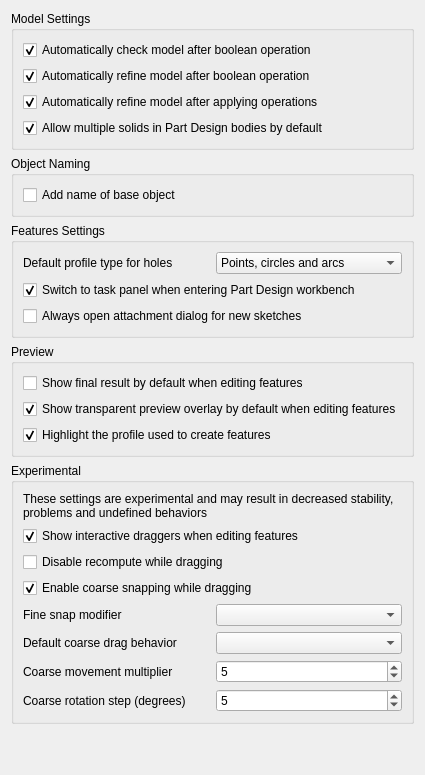
<?xml version="1.0" encoding="UTF-8"?>
<ui version="4.0">
 <class>PartGui::DlgSettingsGeneral</class>
 <widget class="QWidget" name="PartGui::DlgSettingsGeneral">
  <property name="minimumSize">
   <size>
    <width>400</width>
    <height>500</height>
   </size>
  </property>
  <property name="windowTitle">
   <string>General</string>
  </property>
  <layout class="QVBoxLayout" name="verticalLayout">
   <item>
    <widget class="QGroupBox" name="groupBox_2">
     <property name="title">
      <string>Model Settings</string>
     </property>
     <layout class="QGridLayout" name="gridLayout">
      <item row="0" column="0">
       <widget class="Gui::PrefCheckBox" name="checkBooleanCheck">
        <property name="sizePolicy">
         <sizepolicy hsizetype="Preferred" vsizetype="Fixed">
          <horstretch>0</horstretch>
          <verstretch>0</verstretch>
         </sizepolicy>
        </property>
        <property name="text">
         <string>Automatically check model after boolean operation</string>
        </property>
        <property name="toolTip">
         <string>Validates the geometry (BRep) after every boolean operation to detect errors. Note: This may slow down performance on complex models.</string>
        </property>
        <property name="checked">
         <bool>true</bool>
        </property>
        <property name="prefEntry" stdset="0">
         <cstring>CheckModel</cstring>
        </property>
        <property name="prefPath" stdset="0">
         <cstring>Mod/Part/Boolean</cstring>
        </property>
       </widget>
      </item>
      <item row="1" column="0">
       <widget class="Gui::PrefCheckBox" name="checkBooleanRefine">
        <property name="sizePolicy">
         <sizepolicy hsizetype="Preferred" vsizetype="Fixed">
          <horstretch>0</horstretch>
          <verstretch>0</verstretch>
         </sizepolicy>
        </property>
        <property name="text">
         <string>Automatically refine model after boolean operation</string>
        </property>
        <property name="toolTip">
         <string>Automatically cleans up the shape after boolean operations by removing redundant coplanar edges and merging adjacent faces</string>
        </property>
        <property name="checked">
         <bool>true</bool>
        </property>
        <property name="prefEntry" stdset="0">
         <cstring>RefineModel</cstring>
        </property>
        <property name="prefPath" stdset="0">
         <cstring>Mod/Part/Boolean</cstring>
        </property>
       </widget>
      </item>
      <item row="2" column="0">
       <widget class="Gui::PrefCheckBox" name="checkSketchBaseRefine">
        <property name="sizePolicy">
         <sizepolicy hsizetype="Preferred" vsizetype="Fixed">
          <horstretch>0</horstretch>
          <verstretch>0</verstretch>
         </sizepolicy>
        </property>
        <property name="text">
         <string>Automatically refine model after applying operations</string>
        </property>
        <property name="toolTip">
         <string>Automatically runs a refinement pass after creating Part Design features to remove unnecessary edges and clean up the geometry</string>
        </property>
        <property name="checked">
         <bool>true</bool>
        </property>
        <property name="prefEntry" stdset="0">
         <cstring>RefineModel</cstring>
        </property>
        <property name="prefPath" stdset="0">
         <cstring>Mod/PartDesign</cstring>
        </property>
       </widget>
      </item>
      <item row="3" column="0">
       <widget class="Gui::PrefCheckBox" name="checkAllowCompoundBody">
        <property name="sizePolicy">
         <sizepolicy hsizetype="Preferred" vsizetype="Fixed">
          <horstretch>0</horstretch>
          <verstretch>0</verstretch>
         </sizepolicy>
        </property>
        <property name="text">
         <string>Allow multiple solids in Part Design bodies by default</string>
        </property>
        <property name="toolTip">
         <string>Sets new bodies to allow multiple disconnected solids (compounds). If unchecked, a body is strictly limited to a single contiguous solid.</string>
        </property>
        <property name="checked">
         <bool>true</bool>
        </property>
        <property name="prefEntry" stdset="0">
         <cstring>AllowCompoundDefault</cstring>
        </property>
        <property name="prefPath" stdset="0">
         <cstring>Mod/PartDesign</cstring>
        </property>
       </widget>
      </item>
     </layout>
    </widget>
   </item>
   <item>
    <widget class="QGroupBox" name="groupBox_3">
     <property name="enabled">
      <bool>true</bool>
     </property>
     <property name="visible">
      <bool>false</bool>
     </property>
     <property name="title">
      <string>Object Naming</string>
     </property>
     <layout class="QGridLayout" name="gridLayout_2">
      <item row="0" column="0">
       <widget class="Gui::PrefCheckBox" name="checkObjectNaming">
        <property name="sizePolicy">
         <sizepolicy hsizetype="Preferred" vsizetype="Fixed">
          <horstretch>0</horstretch>
          <verstretch>0</verstretch>
         </sizepolicy>
        </property>
        <property name="toolTip">
         <string>Currently not implemented: this option does not yet modify automatically generated Part feature names</string>
        </property>
        <property name="text">
         <string>Add name of base object</string>
        </property>
        <property name="prefEntry" stdset="0">
         <cstring>AddBaseObjectName</cstring>
        </property>
        <property name="prefPath" stdset="0">
         <cstring>Mod/Part</cstring>
        </property>
       </widget>
      </item>
     </layout>
    </widget>
   </item>
   <item>
    <widget class="QGroupBox" name="groupBox">
     <property name="title">
      <string>Features Settings</string>
     </property>
     <layout class="QVBoxLayout" name="verticalLayout_4">
      <item>
       <layout class="QHBoxLayout" name="horizontalLayout_2">
        <item>
         <widget class="QLabel" name="label">
          <property name="sizePolicy">
           <sizepolicy hsizetype="Preferred" vsizetype="Preferred">
            <horstretch>0</horstretch>
            <verstretch>0</verstretch>
           </sizepolicy>
          </property>
          <property name="toolTip">
           <string>Specifies which profile geometry types are accepted by the Part Design Hole feature</string>
          </property>
          <property name="text">
           <string>Default profile type for holes</string>
          </property>
         </widget>
        </item>
        <item>
         <widget class="Gui::PrefComboBox" name="comboDefaultProfileTypeForHole">
          <property name="sizePolicy">
           <sizepolicy hsizetype="Preferred" vsizetype="Fixed">
            <horstretch>0</horstretch>
            <verstretch>0</verstretch>
           </sizepolicy>
          </property>
          <property name="toolTip">
           <string>Specifies which sketch elements (points, circles, or arcs) the Hole tool should automatically detect and use as hole centers</string>
          </property>
          <property name="currentIndex">
           <number>1</number>
          </property>
          <property name="prefEntry" stdset="0">
           <cstring>defaultBaseTypeHole</cstring>
          </property>
          <property name="prefPath" stdset="0">
           <cstring>Mod/PartDesign</cstring>
          </property>
          <item>
           <property name="text">
            <string>Circles and arcs</string>
           </property>
          </item>
          <item>
           <property name="text">
            <string>Points, circles and arcs</string>
           </property>
          </item>
          <item>
           <property name="text">
            <string>Points</string>
           </property>
          </item>
         </widget>
        </item>
       </layout>
      </item>
      <item>
       <widget class="Gui::PrefCheckBox" name="checkSwitchToTask">
        <property name="sizePolicy">
         <sizepolicy hsizetype="Preferred" vsizetype="Fixed">
          <horstretch>0</horstretch>
          <verstretch>0</verstretch>
         </sizepolicy>
        </property>
        <property name="toolTip">
         <string>Automatically switch to the task panel when the Part Design workbench is activated</string>
        </property>
        <property name="text">
         <string>Switch to task panel when entering Part Design workbench</string>
        </property>
        <property name="checked">
         <bool>true</bool>
        </property>
        <property name="prefEntry" stdset="0">
         <cstring>SwitchToTask</cstring>
        </property>
        <property name="prefPath" stdset="0">
         <cstring>Mod/PartDesign</cstring>
        </property>
       </widget>
      </item>
      <item>
       <widget class="Gui::PrefCheckBox" name="checkNewSketchAttachmentDialog">
        <property name="sizePolicy">
         <sizepolicy hsizetype="Preferred" vsizetype="Fixed">
          <horstretch>0</horstretch>
          <verstretch>0</verstretch>
         </sizepolicy>
        </property>
        <property name="toolTip">
         <string>Open the attachment-mode dialog when creating a new sketch. Without this, Create Sketch asks you to click a plane or face in the 3D view. Hold Shift for the dialog once.</string>
        </property>
        <property name="text">
         <string>Always open attachment dialog for new sketches</string>
        </property>
        <property name="checked">
         <bool>false</bool>
        </property>
        <property name="prefEntry" stdset="0">
         <cstring>NewSketchUseAttachmentDialog</cstring>
        </property>
        <property name="prefPath" stdset="0">
         <cstring>Mod/PartDesign</cstring>
        </property>
       </widget>
      </item>
     </layout>
    </widget>
   </item>
   <item>
    <widget class="QGroupBox" name="groupBoxPreview">
     <property name="title">
      <string>Preview</string>
     </property>
     <layout class="QVBoxLayout" name="verticalLayout_31">
      <item>
       <widget class="Gui::PrefCheckBox" name="checkShowFinalPreview">
        <property name="sizePolicy">
         <sizepolicy hsizetype="Preferred" vsizetype="Fixed">
          <horstretch>0</horstretch>
          <verstretch>0</verstretch>
         </sizepolicy>
        </property>
        <property name="text">
         <string>Show final result by default when editing features</string>
        </property>
        <property name="toolTip">
         <string>Displays the fully computed model in the 3D view while editing a feature, showing the final context rather than just the isolated feature</string>
        </property>
        <property name="prefEntry" stdset="0">
         <cstring>ShowFinal</cstring>
        </property>
        <property name="prefPath" stdset="0">
         <cstring>Mod/PartDesign/Preview</cstring>
        </property>
       </widget>
      </item>
      <item>
       <widget class="Gui::PrefCheckBox" name="checkShowTransparentPreview">
        <property name="sizePolicy">
         <sizepolicy hsizetype="Preferred" vsizetype="Fixed">
          <horstretch>0</horstretch>
          <verstretch>0</verstretch>
         </sizepolicy>
        </property>
        <property name="text">
         <string>Show transparent preview overlay by default when editing features</string>
        </property>
        <property name="toolTip">
         <string>Overlays a semi-transparent preview of the result while editing features to visualize changes before they are applied</string>
        </property>
        <property name="checked">
         <bool>true</bool>
        </property>
        <property name="prefEntry" stdset="0">
         <cstring>ShowTransparentPreview</cstring>
        </property>
        <property name="prefPath" stdset="0">
         <cstring>Mod/PartDesign/Preview</cstring>
        </property>
       </widget>
      </item>
      <item>
       <widget class="Gui::PrefCheckBox" name="checkShowProfilePreview">
        <property name="sizePolicy">
         <sizepolicy hsizetype="Preferred" vsizetype="Fixed">
          <horstretch>0</horstretch>
          <verstretch>0</verstretch>
         </sizepolicy>
        </property>
        <property name="text">
         <string>Highlight the profile used to create features</string>
        </property>
        <property name="toolTip">
         <string>Visually highlights the source sketch or geometry used to generate the feature currently being edited</string>
        </property>
        <property name="checked">
         <bool>true</bool>
        </property>
        <property name="prefEntry" stdset="0">
         <cstring>ShowProfilePreview</cstring>
        </property>
        <property name="prefPath" stdset="0">
         <cstring>Mod/PartDesign/Preview</cstring>
        </property>
       </widget>
      </item>
     </layout>
    </widget>
   </item>
   <item>
    <widget class="QGroupBox" name="groupBoxExperimental">
     <property name="title">
      <string>Experimental</string>
     </property>
     <layout class="QVBoxLayout" name="verticalLayout_2">
      <item>
       <widget class="QLabel" name="warningLabel">
        <property name="text">
         <string>These settings are experimental and may result in decreased stability, problems and undefined behaviors</string>
        </property>
        <property name="wordWrap">
         <bool>true</bool>
        </property>
       </widget>
      </item>
      <item>
       <widget class="Gui::PrefCheckBox" name="enableGizmos">
        <property name="sizePolicy">
         <sizepolicy hsizetype="Preferred" vsizetype="Fixed">
          <horstretch>0</horstretch>
          <verstretch>0</verstretch>
         </sizepolicy>
        </property>
        <property name="text">
         <string>Show interactive draggers when editing features</string>
        </property>
        <property name="toolTip">
         <string>Enables on-screen handles (draggers) in the 3D view for interactively modifying dimensions and parameters of the feature being edited by dragging</string>
        </property>
        <property name="checked">
         <bool>true</bool>
        </property>
        <property name="prefEntry" stdset="0">
         <cstring>EnableGizmos</cstring>
        </property>
        <property name="prefPath" stdset="0">
         <cstring>Gui/Gizmos</cstring>
        </property>
       </widget>
      </item>
      <item>
       <widget class="Gui::PrefCheckBox" name="delayedGizmoUpdate">
        <property name="sizePolicy">
         <sizepolicy hsizetype="Preferred" vsizetype="Fixed">
          <horstretch>0</horstretch>
          <verstretch>0</verstretch>
         </sizepolicy>
        </property>
        <property name="text">
         <string>Disable recompute while dragging</string>
        </property>
        <property name="toolTip">
         <string>Prevents the model from recalculating while manipulating draggers. The shape updates only after release of the mouse button.</string>
        </property>
        <property name="prefEntry" stdset="0">
         <cstring>DelayedGizmoUpdate</cstring>
        </property>
        <property name="prefPath" stdset="0">
         <cstring>Gui/Gizmos</cstring>
        </property>
       </widget>
      </item>
      <item>
       <widget class="Gui::PrefCheckBox" name="enableCoarseSnap">
        <property name="text">
         <string>Enable coarse snapping while dragging</string>
        </property>
        <property name="toolTip">
         <string>Enables larger snapping increments while  manipulating draggers</string>
        </property>
        <property name="checked">
         <bool>true</bool>
        </property>
        <property name="prefEntry" stdset="0">
         <cstring>EnableCoarseSnap</cstring>
        </property>
        <property name="prefPath" stdset="0">
         <cstring>Gui/Gizmos</cstring>
        </property>
       </widget>
      </item>
      <item>
       <layout class="QHBoxLayout" name="horizontalLayoutFineSnapModifier">
        <item>
         <widget class="QLabel" name="labelFineSnapModifier">
          <property name="text">
           <string>Fine snap modifier</string>
          </property>
         </widget>
        </item>
        <item>
         <widget class="Gui::PrefComboBox" name="fineSnapModifier">
          <property name="toolTip">
           <string>Defines the modifier key used for fine snapping while dragging</string>
          </property>
          <property name="prefEntry" stdset="0">
           <cstring>FineSnapModifier</cstring>
          </property>
          <property name="prefPath" stdset="0">
           <cstring>Gui/Gizmos</cstring>
          </property>
          <property name="prefType" stdset="0">
           <number>0</number>
          </property>
         </widget>
        </item>
       </layout>
      </item>
      <item>
       <layout class="QHBoxLayout" name="horizontalLayoutDefaultCoarseDragBehavior">
        <item>
         <widget class="QLabel" name="labelDefaultCoarseDragBehavior">
          <property name="text">
           <string>Default coarse drag behavior</string>
          </property>
         </widget>
        </item>
        <item>
         <widget class="Gui::PrefComboBox" name="defaultCoarseDragBehavior">
          <property name="toolTip">
           <string>Determines whether the drag is coarse or fine without holding the modifier key</string>
          </property>
          <property name="prefEntry" stdset="0">
           <cstring>DefaultCoarseDragBehavior</cstring>
          </property>
          <property name="prefPath" stdset="0">
           <cstring>Gui/Gizmos</cstring>
          </property>
          <property name="prefType" stdset="0">
           <number>0</number>
          </property>
         </widget>
        </item>
       </layout>
      </item>
      <item>
       <layout class="QHBoxLayout" name="horizontalLayoutCoarseLinearSnapMultiplier">
        <item>
         <widget class="QLabel" name="labelCoarseLinearSnapMultiplier">
          <property name="text">
           <string>Coarse movement multiplier</string>
          </property>
         </widget>
        </item>
        <item>
         <widget class="Gui::PrefSpinBox" name="coarseLinearSnapMultiplier">
          <property name="minimum">
           <number>1</number>
          </property>
          <property name="maximum">
           <number>100</number>
          </property>
          <property name="value">
           <number>5</number>
          </property>
          <property name="toolTip">
           <string>Multiplies the base movement increment when coarse snapping is active</string>
          </property>
          <property name="prefEntry" stdset="0">
           <cstring>CoarseLinearSnapMultiplier</cstring>
          </property>
          <property name="prefPath" stdset="0">
           <cstring>Gui/Gizmos</cstring>
          </property>
         </widget>
        </item>
       </layout>
      </item>
      <item>
       <layout class="QHBoxLayout" name="horizontalLayoutCoarseRotationSnapMultiplier">
        <item>
         <widget class="QLabel" name="labelCoarseRotationSnapMultiplier">
          <property name="text">
           <string>Coarse rotation step (degrees)</string>
          </property>
         </widget>
        </item>
        <item>
         <widget class="Gui::PrefSpinBox" name="coarseRotationSnapMultiplier">
          <property name="minimum">
           <number>1</number>
          </property>
          <property name="maximum">
           <number>100</number>
          </property>
          <property name="value">
           <number>5</number>
          </property>
          <property name="toolTip">
          <string>Sets the rotation step in degrees applied when coarse snapping is active</string>
          </property>
          <property name="prefEntry" stdset="0">
           <cstring>CoarseRotationSnapMultiplier</cstring>
          </property>
          <property name="prefPath" stdset="0">
           <cstring>Gui/Gizmos</cstring>
          </property>
         </widget>
        </item>
       </layout>
      </item>
     </layout>
    </widget>
   </item>
   <item>
    <spacer>
     <property name="orientation">
      <enum>Qt::Orientation::Vertical</enum>
     </property>
     <property name="sizeHint" stdset="0">
      <size>
       <width>20</width>
       <height>40</height>
      </size>
     </property>
    </spacer>
   </item>
  </layout>
 </widget>
 <customwidgets>
  <customwidget>
   <class>Gui::PrefCheckBox</class>
   <extends>QCheckBox</extends>
   <header>Gui/PrefWidgets.h</header>
  </customwidget>
  <customwidget>
   <class>Gui::PrefComboBox</class>
   <extends>QComboBox</extends>
   <header>Gui/PrefWidgets.h</header>
  </customwidget>
  <customwidget>
   <class>Gui::PrefSpinBox</class>
   <extends>QSpinBox</extends>
   <header>Gui/PrefWidgets.h</header>
  </customwidget>
 </customwidgets>
 <resources/>
 <connections/>
</ui>
